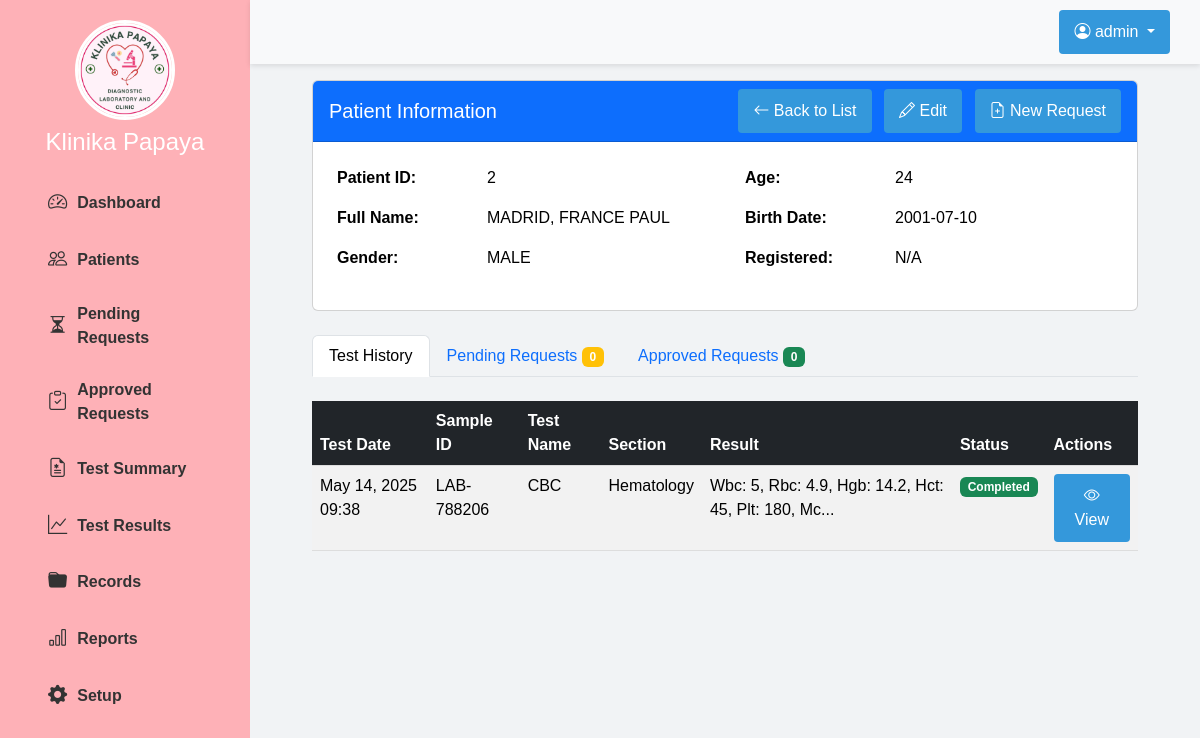
The page /views/patients/view.php?id=2 (signed in) on the database its author committed.
### tables this page shows
CREATE TABLE `patients` (
  `patient_id` int(11) NOT NULL,
  `full_name` varchar(100) NOT NULL,
  `gender` enum('MALE','FEMALE') NOT NULL,
  `age` int(11) NOT NULL,
  `birth_date` date NOT NULL,
  `delete_status` tinyint(1) NOT NULL DEFAULT 0
);

CREATE TABLE `test_records` (
  `id` int(11) NOT NULL,
  `test_name` varchar(100) NOT NULL,
  `patient_name` varchar(100) NOT NULL,
  `patient_id` int(11) NOT NULL,
  `sample_id` varchar(50) NOT NULL,
  `section` varchar(50) NOT NULL,
  `test_date` datetime NOT NULL,
  `result` text DEFAULT NULL,
  `status` enum('Pending','In Progress','Completed') DEFAULT 'Pending',
  `remarks` text DEFAULT NULL,
  `performed_by` varchar(50) DEFAULT NULL,
  `created_at` timestamp NOT NULL DEFAULT current_timestamp(),
  `updated_at` timestamp NOT NULL DEFAULT current_timestamp() ON UPDATE current_timestamp()
);

CREATE TABLE `request_list` (
  `id` int(11) NOT NULL,
  `patient_id` int(11) NOT NULL,
  `sample_id` varchar(50) NOT NULL,
  `patient_name` varchar(100) NOT NULL,
  `station_ward` varchar(100) NOT NULL,
  `gender` varchar(10) NOT NULL,
  `age` int(11) NOT NULL,
  `birth_date` date NOT NULL,
  `request_date` datetime NOT NULL,
  `test_name` varchar(100) NOT NULL,
  `clinical_info` text DEFAULT NULL,
  `physician` varchar(100) DEFAULT NULL,
  `status` enum('Approved','Completed','Cancelled') DEFAULT 'Approved',
  `created_at` timestamp NOT NULL DEFAULT current_timestamp(),
  `updated_at` timestamp NOT NULL DEFAULT current_timestamp() ON UPDATE current_timestamp()
);

### views/patients/view.php (the view, shortened to what this page needs)
<?php
require_once '../../config/database.php';
$patientId = (int)$_GET['id'];
try {
    $stmt = $connect->prepare("SELECT * FROM patients WHERE patient_id = :id AND delete_status = 0");
    $stmt->bindParam(':id', $patientId, PDO::PARAM_INT);
    $stmt->execute();
    $patient = $stmt->fetch(PDO::FETCH_ASSOC);
    $testStmt = $connect->prepare("
        SELECT tr.*, rl.sample_id
        FROM test_records tr
        JOIN request_list rl ON tr.sample_id = rl.sample_id
        WHERE tr.patient_id = :id
        ORDER BY tr.test_date DESC
    ");
    $testStmt->bindParam(':id', $patientId, PDO::PARAM_INT);
    $testStmt->execute();
    $testHistory = $testStmt->fetchAll(PDO::FETCH_ASSOC);
    $pendingStmt = $connect->prepare("
        SELECT * FROM pending_requests
        WHERE patient_id = :id AND status = 'Pending'
        ORDER BY date DESC
    ");
    $pendingStmt->bindParam(':id', $patientId, PDO::PARAM_INT);
    $pendingStmt->execute();
    $pendingRequests = $pendingStmt->fetchAll(PDO::FETCH_ASSOC);
    $approvedStmt = $connect->prepare("
        SELECT * FROM request_list
        WHERE patient_id = :id AND status = 'Approved'
        ORDER BY request_date DESC
    ");
    $approvedStmt->bindParam(':id', $patientId, PDO::PARAM_INT);
    $approvedStmt->execute();
    $approvedRequests = $approvedStmt->fetchAll(PDO::FETCH_ASSOC);
} catch (PDOException $e) {
    $_SESSION['flash_message'] = "Error loading patient data: " . $e->getMessage();
    $_SESSION['flash_type'] = "error";
    header("Location: index.php");
    exit();
}
include_once '../../views/layout/header.php';
?>
<div class="main-content">
    <div class="container-fluid">
        <div class="row mb-4">
            <div class="col-md-12">
                <div class="card">
                    <div class="card-header bg-primary text-white">
                        <div class="d-flex justify-content-between align-items-center">
                            <h5 class="mb-0">Patient Information</h5>
                            <div>
                                <a href="patients.php" class="btn btn-sm btn-light">
                                    <i class="bi bi-arrow-left"></i> Back to List
                                </a>
                                <button class="btn btn-sm btn-warning ms-2 edit-patient"
                                        data-id="<?= $patient['patient_id'] ?>"
                                        data-name="<?= htmlspecialchars($patient['full_name']) ?>"
                                        data-gender="<?= htmlspecialchars($patient['gender']) ?>"
                                        data-age="<?= htmlspecialchars($patient['age']) ?>"
                                        data-birth="<?= htmlspecialchars($patient['birth_date']) ?>">
                                    <i class="bi bi-pencil"></i> Edit
                                </button>
                                <button class="btn btn-sm btn-success ms-2 create-request"
                                        data-id="<?= $patient['patient_id'] ?>"
                                        data-name="<?= htmlspecialchars($patient['full_name']) ?>"
                                        data-gender="<?= htmlspecialchars($patient['gender']) ?>"
                                        data-age="<?= htmlspecialchars($patient['age']) ?>"
                                        data-birth="<?= htmlspecialchars($patient['birth_date']) ?>">
                                    <i class="bi bi-file-earmark-plus"></i> New Request
                                </button>
                            </div>
                        </div>
                    </div>
                    <div class="card-body">
                        <div class="row">
                            <div class="col-md-6">
                                <table class="table table-borderless">
                                    <tr>
                                        <th width="150">Patient ID:</th>
                                        <td><?= htmlspecialchars($patient['patient_id']) ?></td>
                                    </tr>
                                    <tr>
                                        <th>Full Name:</th>
                                        <td><?= htmlspecialchars($patient['full_name']) ?></td>
                                    </tr>
                                    <tr>
                                        <th>Gender:</th>
                                        <td><?= htmlspecialchars($patient['gender']) ?></td>
                                    </tr>
                                </table>
                            </div>
                            <div class="col-md-6">
                                <table class="table table-borderless">
                                    <tr>
                                        <th width="150">Age:</th>
                                        <td><?= htmlspecialchars($patient['age']) ?></td>
                                    </tr>
                                    <tr>
                                        <th>Birth Date:</th>
                                        <td><?= htmlspecialchars($patient['birth_date']) ?></td>
                                    </tr>
                                    <tr>
                                        <th>Registered:</th>
                                        <td><?= isset($patient['created_at']) ? date('M d, Y', strtotime($patient['created_at'])) : 'N/A' ?></td>
                                    </tr>
                                </table>
                            </div>
                        </div>
                    </div>
                </div>
            </div>
        </div>
        <ul class="nav nav-tabs mb-4" id="patientTabs" role="tablist">
            <li class="nav-item" role="presentation">
                <button class="nav-link active" id="test-history-tab" data-bs-toggle="tab" data-bs-target="#test-history" type="button" role="tab" aria-controls="test-history" aria-selected="true">
                    Test History
                </button>
            </li>
            <li class="nav-item" role="presentation">
                <button class="nav-link" id="pending-requests-tab" data-bs-toggle="tab" data-bs-target="#pending-requests" type="button" role="tab" aria-controls="pending-requests" aria-selected="false">
                    Pending Requests <span class="badge bg-warning"><?= count($pendingRequests) ?></span>
                </button>
            </li>
            <li class="nav-item" role="presentation">
                <button class="nav-link" id="approved-requests-tab" data-bs-toggle="tab" data-bs-target="#approved-requests" type="button" role="tab" aria-controls="approved-requests" aria-selected="false">
                    Approved Requests <span class="badge bg-success"><?= count($approvedRequests) ?></span>
                </button>
            </li>
        </ul>
        <div class="tab-content" id="patientTabsContent">
            <div class="tab-pane fade show active" id="test-history" role="tabpanel" aria-labelledby="test-history-tab">
                <div class="table-responsive">
                    <table class="table table-striped table-hover">
                        <thead class="table-dark">
                            <tr>
                                <th>Test Date</th>
                                <th>Sample ID</th>
                                <th>Test Name</th>
                                <th>Section</th>
                                <th>Result</th>
                                <th>Status</th>
                                <th>Actions</th>
                            </tr>
                        </thead>
                        <tbody>
                            <?php if (!empty($testHistory)): ?>
                                <?php foreach ($testHistory as $test): ?>
                                    <tr>
                                        <td><?= date('M d, Y H:i', strtotime($test['test_date'])) ?></td>
                                        <td><?= htmlspecialchars($test['sample_id']) ?></td>
                                        <td><?= htmlspecialchars($test['test_name']) ?></td>
                                        <td><?= htmlspecialchars($test['section']) ?></td>
                                        <td><?= htmlspecialchars(substr($test['result'], 0, 50)) . (strlen($test['result']) > 50 ? '...' : '') ?></td>
                                        <td>
                                            <?php if ($test['status'] == 'Completed'): ?>
                                                <span class="badge bg-success">Completed</span>
                                            <?php elseif ($test['status'] == 'In Progress'): ?>
                                                <span class="badge bg-info">In Progress</span>
                                            <?php else: ?>
                                                <span class="badge bg-warning">Pending</span>
                                            <?php endif; ?>
                                        </td>
                                        <td>
                                            <a href="<?= BASE_PATH ?>/views/tests/view_result.php?id=<?= $test['id'] ?>" class="btn btn-sm btn-primary">
                                                <i class="bi bi-eye"></i> View
                                            </a>
                                        </td>
                                    </tr>
                                <?php endforeach; ?>
                            <?php else: ?>
                                <tr>
                                    <td colspan="7" class="text-center">No test history found</td>
                                </tr>
                            <?php endif; ?>
                        </tbody>
                    </table>
                </div>
            </div>
        </div>
    </div>
</div>
<?php include_once '../../views/layout/footer.php'; ?>

### assets/css/dashboard.css (style rules this page uses)
body { font-family: Arial, sans-serif; margin: 0; padding: 0; display: flex; background-color: #f5f5f5; }
table { width: 100%; border-collapse: collapse; }
th, td { padding: 12px 15px; text-align: left; border-bottom: 1px solid #ddd; }
th { background-color: #f2f2f2; font-weight: bold; }
.btn { background-color: #3498db; color: white; border: none; padding: 10px 15px; border-radius: 4px; cursor: pointer; font-size: 16px; }

### views/layout/header.php (style rules this page uses)
body { background-color: #f1f3f5; padding-top: 0px; }
.main-content { margin-left: 250px; padding: 80px 50px 50px; width: calc(100% - 250px); }

### rows shown on the page
patients: patient_id "2", full_name "MADRID, FRANCE PAUL", gender "MALE", age "24", birth_date "2001-07-10"
test_records: test_date "May 14, 2025 09:38", request_list.sample_id "LAB-788206", test_name "CBC", section "Hematology", result "Wbc: 5, Rbc: 4.9, Hgb: 14.2, Hct: 45, Plt: 180, Mc", status "Completed"

### other values the page prints
$_SESSION['username'] "admin"
count($pendingRequests) "0"
count($approvedRequests) "0"
